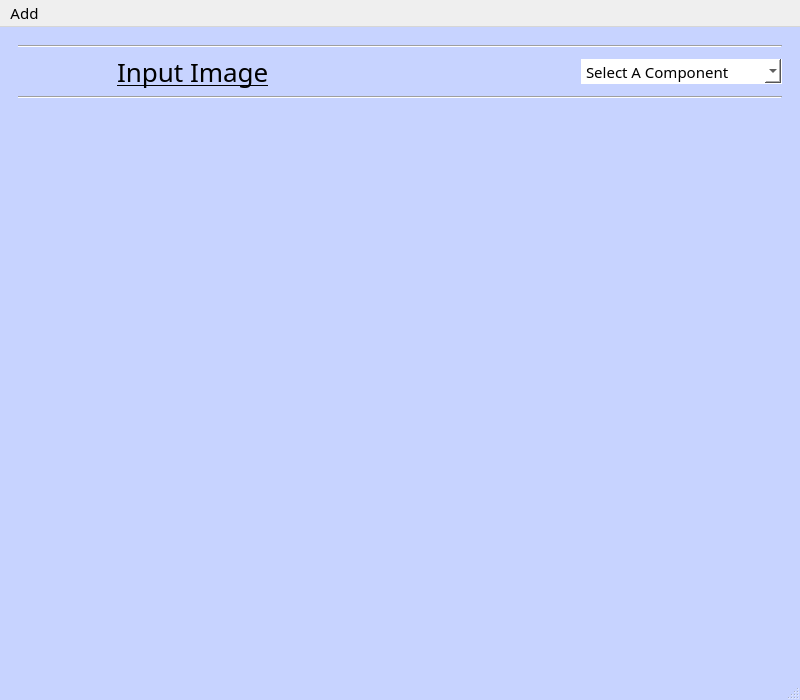
<?xml version="1.0" encoding="UTF-8"?>
<ui version="4.0">
 <class>MainWindow</class>
 <widget class="QMainWindow" name="MainWindow">
  <property name="geometry">
   <rect>
    <x>0</x>
    <y>0</y>
    <width>800</width>
    <height>700</height>
   </rect>
  </property>
  <property name="minimumSize">
   <size>
    <width>800</width>
    <height>700</height>
   </size>
  </property>
  <property name="maximumSize">
   <size>
    <width>800</width>
    <height>16777215</height>
   </size>
  </property>
  <property name="windowTitle">
   <string>MainWindow</string>
  </property>
  <property name="styleSheet">
   <string notr="true">*{
font-family:century gothic;
font-size:15px
}
/*QSlider::groove:horizontal {
                border: 1px solid #999999;
                height: 32px;
				background-color: white;
                 }
            QSlider::handle:horizontal {
                background: qlineargradient(x1:0, y1:0, x2:1, y2:1, stop:0 #b4b4b4, stop:1 #8f8f8f);
                border: 1px solid #5c5c5c;
                width: 5px;
                margin: -20px 0;
                border-radius: 3px;}*/
QSlider::handle:horizontal{background-color:#979797}
            
ImageView{
border-radius:100px;}
QMainWindow{
background-color: #C7D3FF;
}
QComboBox{
background-color:white;
border-top:none;}
QMenu{
background-color:#BCD0FF;
}
QLabel{
font-size:18px}
QLabel#label{font-size:26px; text-decoration:underline;}
QLabel#label_2{font-size:26px; text-decoration:underline;}
QLabel#label_3{font-size:26px; text-decoration:underline;}
QLabel#label_4{font-size:26px;  text-decoration:underline;}
</string>
  </property>
  <widget class="QWidget" name="centralwidget">
   <layout class="QGridLayout" name="gridLayout_2">
    <item row="0" column="0">
     <widget class="QWidget" name="gridWidget" native="true">
      <property name="minimumSize">
       <size>
        <width>500</width>
        <height>0</height>
       </size>
      </property>
      <layout class="QGridLayout" name="gridLayout">
       <item row="3" column="0">
        <widget class="QLabel" name="label_2">
         <property name="minimumSize">
          <size>
           <width>350</width>
           <height>0</height>
          </size>
         </property>
         <property name="text">
          <string/>
         </property>
        </widget>
       </item>
       <item row="2" column="0" colspan="3">
        <widget class="Line" name="line_4">
         <property name="orientation">
          <enum>Qt::Horizontal</enum>
         </property>
        </widget>
       </item>
       <item row="1" column="0" alignment="Qt::AlignHCenter">
        <widget class="QLabel" name="label">
         <property name="text">
          <string>Input Image</string>
         </property>
        </widget>
       </item>
       <item row="1" column="2">
        <widget class="QComboBox" name="comboBox">
         <property name="minimumSize">
          <size>
           <width>0</width>
           <height>25</height>
          </size>
         </property>
         <item>
          <property name="text">
           <string>Select A Component</string>
          </property>
         </item>
         <item>
          <property name="text">
           <string>Harris</string>
          </property>
         </item>
         <item>
          <property name="text">
           <string>Sift</string>
          </property>
         </item>
         <item>
          <property name="text">
           <string>Image Matching SSD</string>
          </property>
         </item>
         <item>
          <property name="text">
           <string>Image Matching NCC</string>
          </property>
         </item>
        </widget>
       </item>
       <item row="0" column="0" colspan="3">
        <widget class="Line" name="line_7">
         <property name="orientation">
          <enum>Qt::Horizontal</enum>
         </property>
        </widget>
       </item>
       <item row="3" column="1" colspan="2">
        <widget class="QLabel" name="label_3">
         <property name="minimumSize">
          <size>
           <width>350</width>
           <height>0</height>
          </size>
         </property>
         <property name="maximumSize">
          <size>
           <width>350</width>
           <height>16777215</height>
          </size>
         </property>
         <property name="text">
          <string/>
         </property>
        </widget>
       </item>
      </layout>
     </widget>
    </item>
   </layout>
  </widget>
  <widget class="QMenuBar" name="menubar">
   <property name="geometry">
    <rect>
     <x>0</x>
     <y>0</y>
     <width>800</width>
     <height>26</height>
    </rect>
   </property>
   <widget class="QMenu" name="menuAdd">
    <property name="title">
     <string>Add</string>
    </property>
    <addaction name="openFirstImg"/>
    <addaction name="openSecondImg"/>
   </widget>
   <addaction name="menuAdd"/>
  </widget>
  <widget class="QStatusBar" name="statusbar"/>
  <action name="openFirstImg">
   <property name="text">
    <string>Add First Image</string>
   </property>
   <property name="shortcut">
    <string>Ctrl+1</string>
   </property>
  </action>
  <action name="openSecondImg">
   <property name="text">
    <string>Add Second Image</string>
   </property>
   <property name="shortcut">
    <string>Ctrl+2</string>
   </property>
  </action>
 </widget>
 <tabstops>
  <tabstop>comboBox</tabstop>
 </tabstops>
 <resources/>
 <connections/>
</ui>
